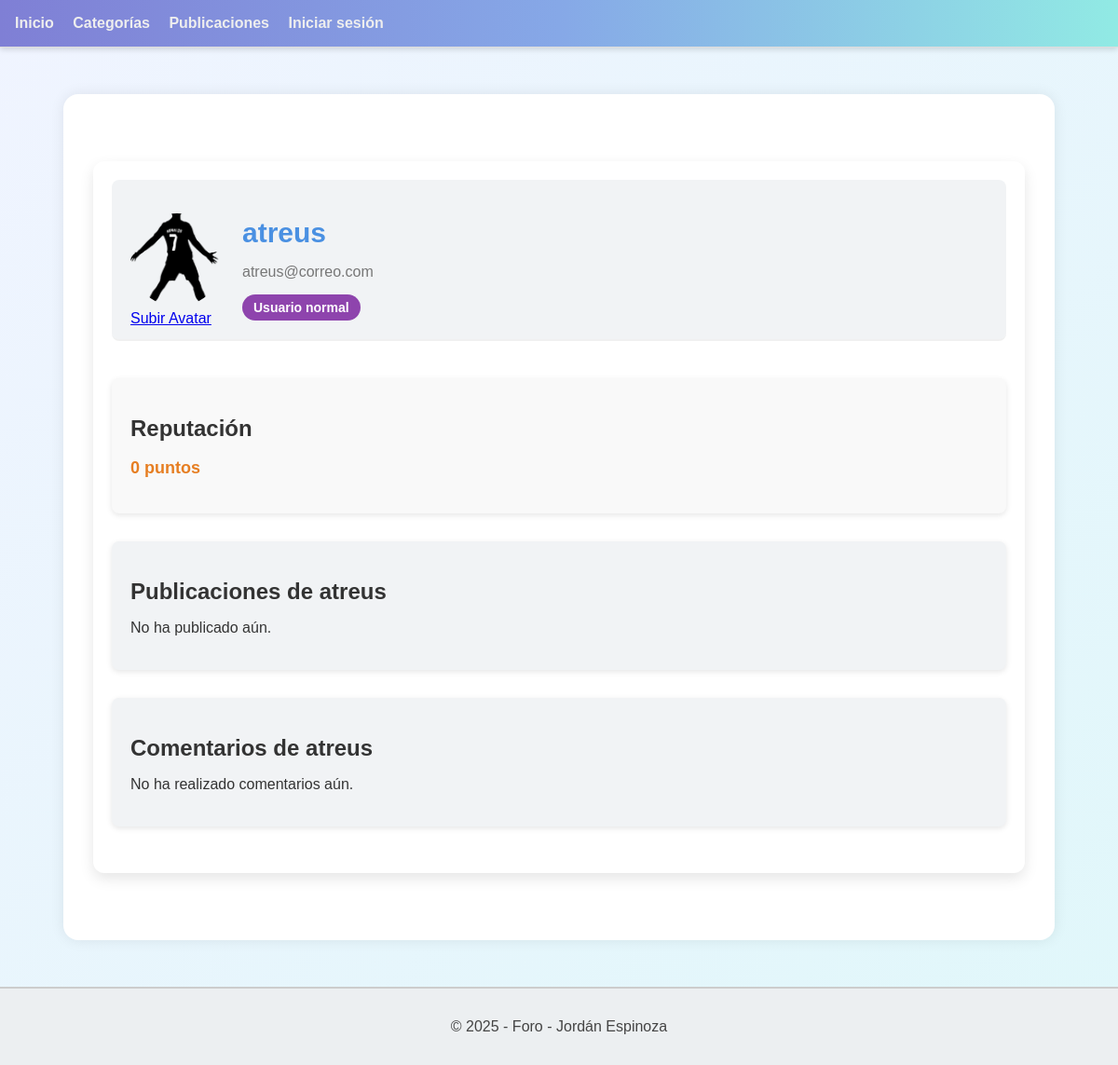
/foro/perfil/6/, run on an earlier commit of the app's database.
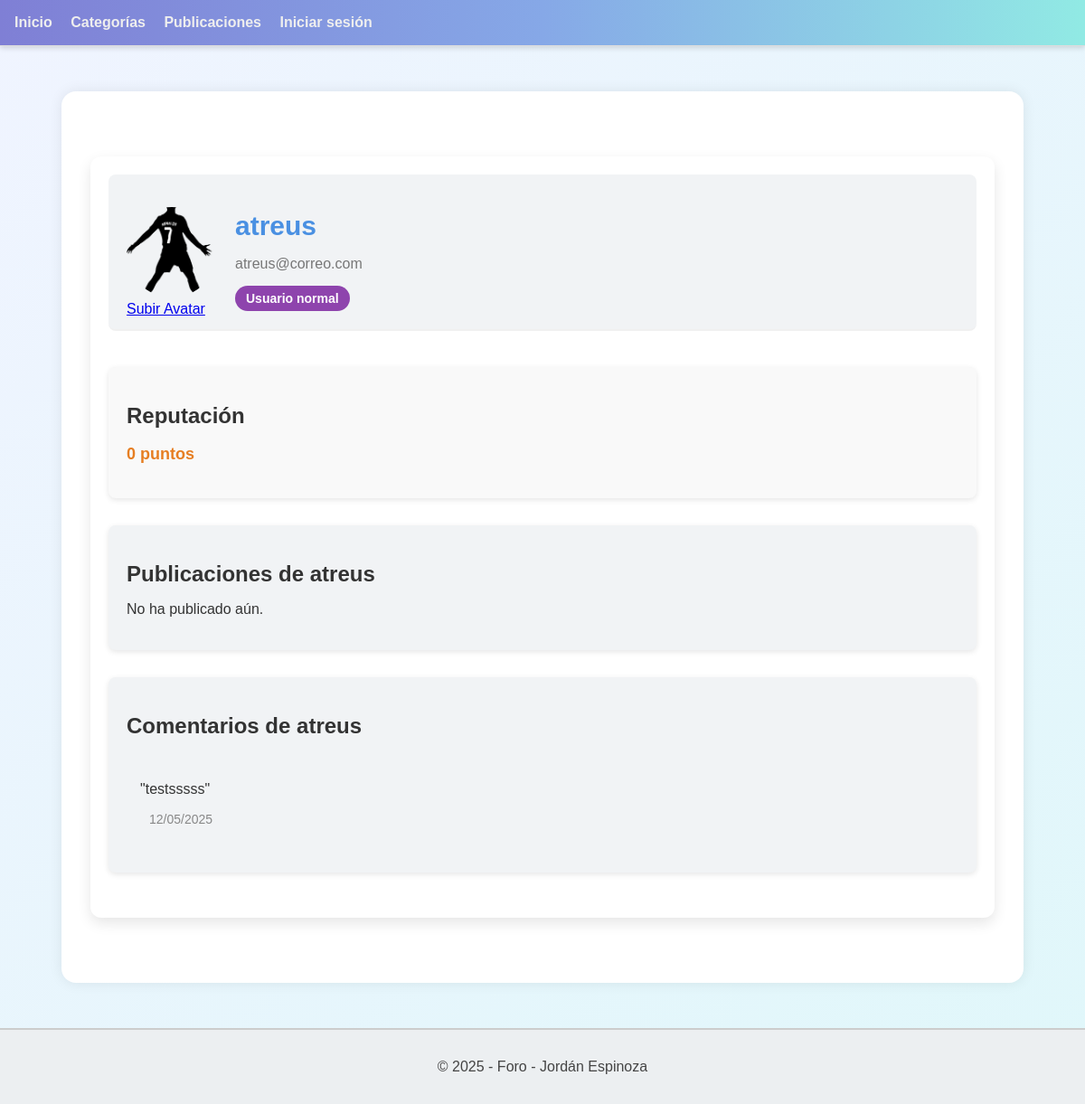
And on a later commit of the database.
### foro_aplicacion/models.py (models this page shows, shortened)
class Comentario(models.Model):
    publicacion = models.ForeignKey(Publicacion, on_delete=models.CASCADE, related_name='comentarios')
    usuario = models.ForeignKey(Usuario, on_delete=models.CASCADE, related_name='comentarios')
    contenido = models.TextField()
    fecha_creacion = models.DateTimeField(auto_now_add=True)
    comentario_padre = models.ForeignKey('self', on_delete=models.CASCADE, null=True, blank=True, related_name='respuestas')

### foro_aplicacion/views.py (the view)
# urls.py: path('perfil/<int:usuario_id>/', perfil_usuario, name='perfil_usuario'),
def perfil_usuario(request, usuario_id):
    usuario = get_object_or_404(Usuario, id=usuario_id)
    publicaciones = Publicacion.objects.filter(usuario=usuario).order_by('fecha_creacion')
    comentarios = Comentario.objects.filter(usuario=usuario).order_by('fecha_creacion')
    return render(request, 'foro_aplicacion/perfil_usuario.html', {
        'usuario': usuario,
        'publicaciones': publicaciones,
        'comentarios': comentarios
    })

### foro_aplicacion/models.py (called while the page is built)
    @property
    def avatar_url(self):
        if not self.avatar:
            return static('assets/img/default_avatar.png')
        return self.avatar.url

### foro_aplicacion/templates/foro_aplicacion/perfil_usuario.html
{% extends "template_base.html" %}
{% block body %}
<div class="perfil-container">
    <div class="perfil-header">
        <div class="perfil-avatar">
            <img src="{{ usuario.avatar_url }}" alt="Avatar de {{ usuario.username }}" class="avatar-img">
            <a href="{% url "subir_imagen" %}">Subir Avatar</a>
        </div>
        <div class="perfil-info">
            <h1 class="perfil-username">{{ usuario.username }}</h1>
            <p class="perfil-email">{{ usuario.correo }}</p>
            <div class="perfil-roles">
                {% if usuario.es_admin %}
                    <span class="rol admin">Administrador</span>
                {% elif usuario.es_moderador %}
                    <span class="rol moderador">Moderador</span>
                {% elif usuario.es_baneado %}
                    <span class="rol baneado">Baneado</span>
                {% elif usuario.es_autor %}
                    <span class="rol autor">Autor</span>
                {% else %}
                    <span class="rol usuario">Usuario normal</span>
                {% endif %}
            </div>
        </div>
    </div>
    <div class="perfil-secciones">
        <section class="perfil-reputacion">
            <h2>Reputación</h2>
            <p class="reputacion-puntos">{{ usuario.reputacion }} puntos</p>
        </section>
        <section class="perfil-publicaciones">
            <h2>Publicaciones de {{ usuario.username }}</h2>
            {% if publicaciones %}
                <ul class="list-publicaciones">
                    {% for publicacion in publicaciones %}
                        <li class="publicacion-item">
                            <a href="{% url 'detalle_publicacion' publicacion.id %}" class="publicacion-titulo">{{ publicacion.titulo }}</a>
                            <span class="publicacion-fecha">{{ publicacion.fecha_creacion|date:"d/m/Y" }}</span>
                        </li>
                    {% endfor %}
                </ul>
            {% else %}
                <p>No ha publicado aún.</p>
            {% endif %}
        </section>
        <section class="perfil-comentarios">
            <h2>Comentarios de {{ usuario.username }}</h2>
            {% if comentarios %}
                <ul class="list-comentarios">
                    {% for comentario in comentarios %}
                        <li class="comentario-item">
                            <p>"{{ comentario.contenido }}"</p>
                            <span class="comentario-fecha">{{ comentario.fecha_creacion|date:"d/m/Y" }}</span>
                        </li>
                    {% endfor %}
                </ul>
            {% else %}
                <p>No ha realizado comentarios aún.</p>
            {% endif %}
        </section>
    </div>
</div>
{% endblock %}

What changed in the data, as far as the page shows it:
added Comentario: contenido "testsssss", fecha_creacion "12/05/2025"
Also different on the page:
text no longer shown: "No ha realizado comentarios aún."
